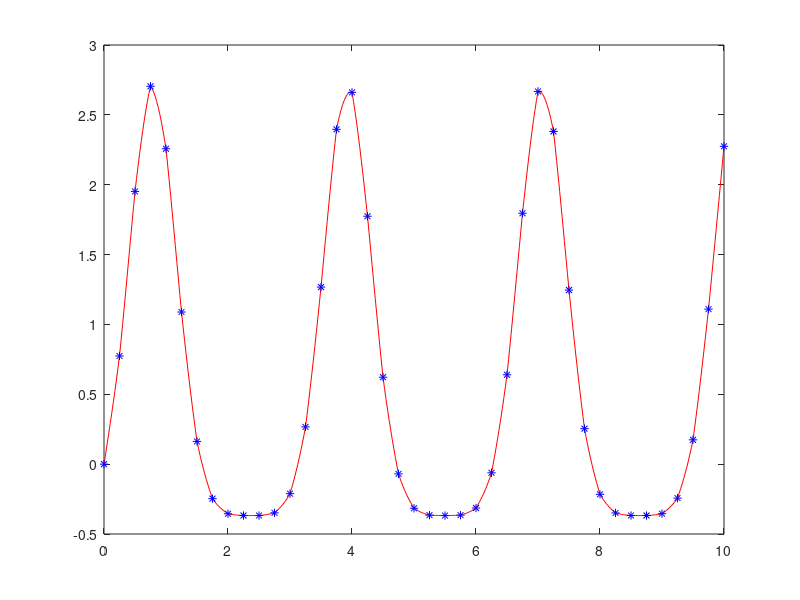

Write MATLAB code to recreate this figure.
clc
clear 
close all

x=0:0.25:10;
f=sin(2*x).*exp(sin(2*x));

n=length(x);
A=zeros(n,n);
rt=zeros(1,n);
h=diff(x);
C=zeros(1,n-1);
Ct=zeros(1,n-1);

A(1,1)=1; A(n,n)=1;% conditii pentru spline natural
rt(1)=0; rt(n)=0;% conditti pentru spline natural
for i=2:n-1
 A(i,i)=2*(h(i-1)+h(i));
 A(i,i-1)=h(i-1);
 A(i,i+1)=h(i);
 rt(i)=3/h(i)*(f(i+1)-f(i))-3/h(i-1)*(f(i)-f(i-1));
end
rt=rt';
M=A\rt;
M=M';
for j=1:n-1
    C(j)=(f(j+1)-f(j))/h(j)-(M(j+1)-M(j))*h(j)/6;
    Ct(j)=f(j)-M(j)*(h(j))^2/6;
end

Coef=[(M(1:end-1)/(6*h(j)))' (M(2:end)/(6*h(j)))' C' Ct'];

figure(1)
hold on
box on

 for i=1:n-1
   z=x(i):h/10:x(i+1);
   P=Coef(i,1)*(x(i+1)-z).^3+Coef(i,2)*(z-x(i)).^3+Coef(i,3)*(z-x(i))+Coef(i,4);
   plot(z,P,'r');
 end


plot(x,f,'b*')


